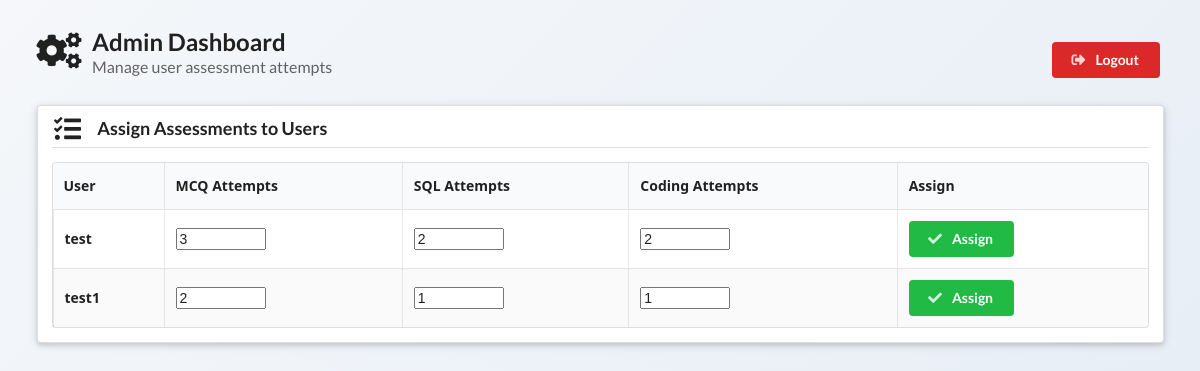
The app's page /admin_dashboard (signed in), older data.
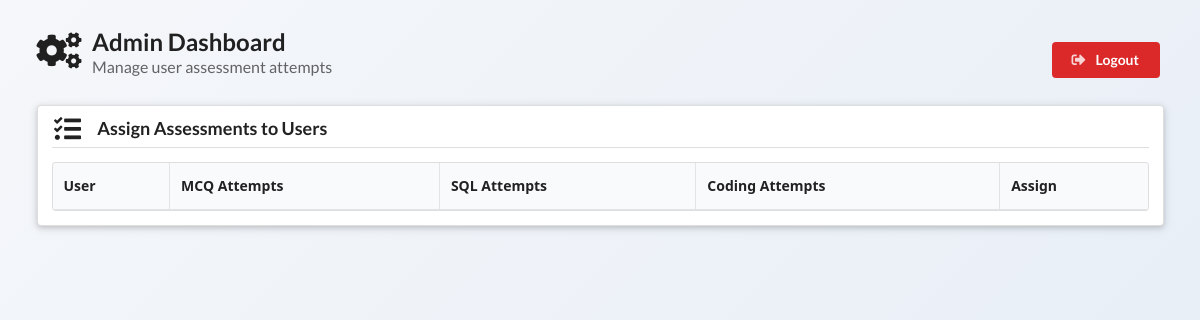
The same page, newer data.
### tables this page shows
CREATE TABLE assignments(
        user_id INTEGER PRIMARY KEY,
        mcq INTEGER DEFAULT 0,
        sql INTEGER DEFAULT 0,
        coding INTEGER DEFAULT 0
    );

CREATE TABLE users(
        id INTEGER PRIMARY KEY AUTOINCREMENT,
        username TEXT UNIQUE,
        password TEXT,
        role TEXT DEFAULT 'user'
    );

### app.py (the view)
@app.route('/admin_dashboard')
def admin_dashboard():
    if 'username' not in session:
        return redirect(url_for('login'))
    if session.get('role') != 'admin':
        return redirect(url_for('login'))
    users = get_all_users_with_attempts()
    return render_template('admin_dashboard.html', users=users)

### app.py (called while the page is built)
def get_db_connection():
    conn = sqlite3.connect(DB_FILE)
    conn.row_factory = sqlite3.Row
    return conn

def get_all_users_with_attempts():
    conn = get_db_connection()
    cur = conn.cursor()
    cur.execute("""
    SELECT u.id, u.username, a.mcq, a.sql, a.coding
    FROM users u
    LEFT JOIN assignments a ON u.id = a.user_id
    WHERE u.role='user'
    """)
    rows = cur.fetchall()
    conn.close()
    return rows

### templates/admin_dashboard.html (shortened to what this page needs)
<!DOCTYPE html>
<html lang="en">
<head>
<link rel="stylesheet" href="https://cdnjs.cloudflare.com/ajax/libs/semantic-ui/2.4.1/semantic.min.css">
</head>
<body>
<div class="ui container">
<div class="header-bar">
<h2 class="ui header">
<i class="settings icon"></i>
<div class="content">
Admin Dashboard
<div class="sub header">Manage user assessment attempts</div>
</div>
</h2>
<a href="{{ url_for('logout') }}" class="ui red button">
<i class="sign-out icon"></i>
Logout
</a>
</div>
<div class="ui raised segment dashboard-card">
<h3 class="ui dividing header section-title">
<i class="tasks icon"></i>
Assign Assessments to Users
</h3>
<table class="ui celled striped table">
<thead>
<tr>
<th>User</th>
<th>MCQ Attempts</th>
<th>SQL Attempts</th>
<th>Coding Attempts</th>
<th>Assign</th>
</tr>
</thead>
<tbody>
{% for u in users %}
<tr>
<form action="{{ url_for('assign') }}" method="POST">
<td>
<strong>{{ u["username"] }}</strong>
</td>
<td>
<input type="number" class="ui input" name="mcq" min="0" value="{{ u['mcq'] or 0 }}">
</td>
<td>
<input type="number" class="ui input" name="sql" min="0" value="{{ u['sql'] or 0 }}">
</td>
<td>
<input type="number" class="ui input" name="coding" min="0" value="{{ u['coding'] or 0 }}">
</td>
<td>
<button class="ui green button">
<i class="check icon"></i>
Assign
</button>
</td>
</form>
</tr>
{% endfor %}
</tbody>
</table>
</div>
</div>
</body>
</html>

### templates/admin_dashboard.html (style rules this page uses)
body { background: linear-gradient(135deg,#f5f7fa,#e4ecf5); font-family:"Segoe UI",Arial,sans-serif; }
.header-bar { display:flex; justify-content:space-between; align-items:center; margin-top:30px; }
.dashboard-card { padding:30px; margin-top:20px; }
.section-title { margin-top:30px; }

Row changes from the older to the newer data that the page shows:
removed assignments: username "test", mcq "3", sql "2", coding "2"
removed assignments: username "test1", mcq "2", sql "1", coding "1"
